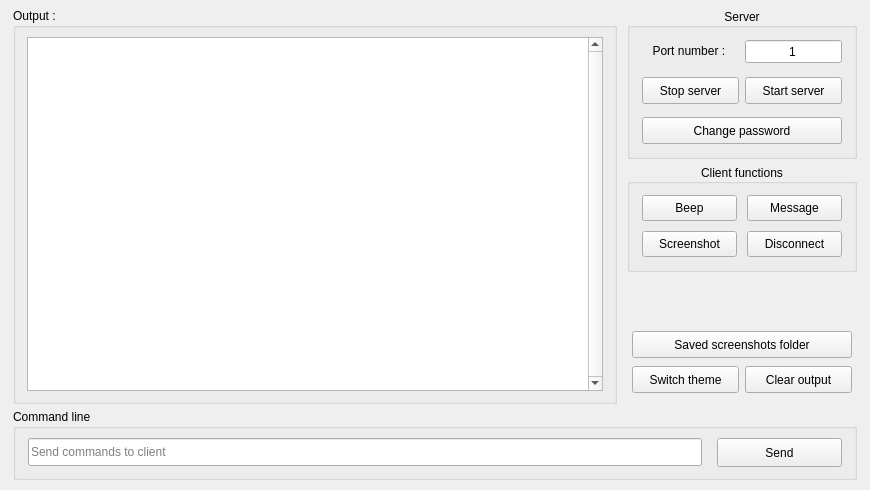
<?xml version="1.0" encoding="UTF-8"?>
<ui version="4.0">
 <class>MainWindowClass</class>
 <widget class="QMainWindow" name="MainWindowClass">
  <property name="geometry">
   <rect>
    <x>0</x>
    <y>0</y>
    <width>870</width>
    <height>490</height>
   </rect>
  </property>
  <property name="windowTitle">
   <string>Remote Command Line</string>
  </property>
  <property name="windowIcon">
   <iconset resource="resources.qrc">
    <normaloff>:/icons/resources/rcl-server.ico</normaloff>:/icons/resources/rcl-server.ico</iconset>
  </property>
  <property name="iconSize">
   <size>
    <width>32</width>
    <height>32</height>
   </size>
  </property>
  <widget class="QWidget" name="centralWidget">
   <property name="focusPolicy">
    <enum>Qt::FocusPolicy::StrongFocus</enum>
   </property>
   <layout class="QGridLayout" name="gridLayout">
    <property name="leftMargin">
     <number>13</number>
    </property>
    <property name="topMargin">
     <number>8</number>
    </property>
    <property name="rightMargin">
     <number>13</number>
    </property>
    <property name="bottomMargin">
     <number>10</number>
    </property>
    <property name="horizontalSpacing">
     <number>10</number>
    </property>
    <property name="verticalSpacing">
     <number>5</number>
    </property>
    <item row="3" column="1">
     <widget class="QWidget" name="widget_others" native="true">
      <property name="sizePolicy">
       <sizepolicy hsizetype="Expanding" vsizetype="Preferred">
        <horstretch>0</horstretch>
        <verstretch>0</verstretch>
       </sizepolicy>
      </property>
      <layout class="QGridLayout" name="gridLayout_4">
       <property name="leftMargin">
        <number>5</number>
       </property>
       <property name="rightMargin">
        <number>5</number>
       </property>
       <property name="verticalSpacing">
        <number>8</number>
       </property>
       <item row="2" column="1">
        <widget class="QPushButton" name="button_theme">
         <property name="sizePolicy">
          <sizepolicy hsizetype="Expanding" vsizetype="Fixed">
           <horstretch>0</horstretch>
           <verstretch>0</verstretch>
          </sizepolicy>
         </property>
         <property name="minimumSize">
          <size>
           <width>95</width>
           <height>27</height>
          </size>
         </property>
         <property name="focusPolicy">
          <enum>Qt::FocusPolicy::TabFocus</enum>
         </property>
         <property name="text">
          <string>Switch theme</string>
         </property>
        </widget>
       </item>
       <item row="2" column="2">
        <widget class="QPushButton" name="button_clear">
         <property name="sizePolicy">
          <sizepolicy hsizetype="Expanding" vsizetype="Fixed">
           <horstretch>0</horstretch>
           <verstretch>0</verstretch>
          </sizepolicy>
         </property>
         <property name="minimumSize">
          <size>
           <width>95</width>
           <height>27</height>
          </size>
         </property>
         <property name="focusPolicy">
          <enum>Qt::FocusPolicy::TabFocus</enum>
         </property>
         <property name="text">
          <string>Clear output</string>
         </property>
        </widget>
       </item>
       <item row="0" column="1" colspan="2">
        <widget class="QPushButton" name="button_folder">
         <property name="sizePolicy">
          <sizepolicy hsizetype="Expanding" vsizetype="Fixed">
           <horstretch>0</horstretch>
           <verstretch>0</verstretch>
          </sizepolicy>
         </property>
         <property name="minimumSize">
          <size>
           <width>0</width>
           <height>27</height>
          </size>
         </property>
         <property name="focusPolicy">
          <enum>Qt::FocusPolicy::TabFocus</enum>
         </property>
         <property name="text">
          <string>Saved screenshots folder</string>
         </property>
        </widget>
       </item>
      </layout>
     </widget>
    </item>
    <item row="0" column="1">
     <widget class="QGroupBox" name="group_server">
      <property name="sizePolicy">
       <sizepolicy hsizetype="Expanding" vsizetype="Preferred">
        <horstretch>0</horstretch>
        <verstretch>0</verstretch>
       </sizepolicy>
      </property>
      <property name="title">
       <string>Server</string>
      </property>
      <property name="alignment">
       <set>Qt::AlignmentFlag::AlignCenter</set>
      </property>
      <layout class="QGridLayout" name="gridLayout_3">
       <property name="leftMargin">
        <number>12</number>
       </property>
       <property name="topMargin">
        <number>11</number>
       </property>
       <property name="rightMargin">
        <number>12</number>
       </property>
       <property name="bottomMargin">
        <number>12</number>
       </property>
       <property name="verticalSpacing">
        <number>13</number>
       </property>
       <item row="3" column="0" colspan="2">
        <widget class="QPushButton" name="button_change_pswd">
         <property name="sizePolicy">
          <sizepolicy hsizetype="Expanding" vsizetype="Fixed">
           <horstretch>0</horstretch>
           <verstretch>0</verstretch>
          </sizepolicy>
         </property>
         <property name="minimumSize">
          <size>
           <width>0</width>
           <height>27</height>
          </size>
         </property>
         <property name="focusPolicy">
          <enum>Qt::FocusPolicy::TabFocus</enum>
         </property>
         <property name="text">
          <string>Change password</string>
         </property>
        </widget>
       </item>
       <item row="0" column="0">
        <widget class="QLabel" name="label_port">
         <property name="sizePolicy">
          <sizepolicy hsizetype="Expanding" vsizetype="Fixed">
           <horstretch>0</horstretch>
           <verstretch>0</verstretch>
          </sizepolicy>
         </property>
         <property name="text">
          <string>Port number : </string>
         </property>
         <property name="alignment">
          <set>Qt::AlignmentFlag::AlignCenter</set>
         </property>
         <property name="buddy">
          <cstring>spinbox_port</cstring>
         </property>
        </widget>
       </item>
       <item row="0" column="1">
        <widget class="QSpinBox" name="spinbox_port">
         <property name="sizePolicy">
          <sizepolicy hsizetype="Expanding" vsizetype="Fixed">
           <horstretch>0</horstretch>
           <verstretch>0</verstretch>
          </sizepolicy>
         </property>
         <property name="minimumSize">
          <size>
           <width>0</width>
           <height>25</height>
          </size>
         </property>
         <property name="cursor">
          <cursorShape>IBeamCursor</cursorShape>
         </property>
         <property name="frame">
          <bool>true</bool>
         </property>
         <property name="alignment">
          <set>Qt::AlignmentFlag::AlignCenter</set>
         </property>
         <property name="buttonSymbols">
          <enum>QAbstractSpinBox::ButtonSymbols::NoButtons</enum>
         </property>
         <property name="correctionMode">
          <enum>QAbstractSpinBox::CorrectionMode::CorrectToNearestValue</enum>
         </property>
         <property name="minimum">
          <number>1</number>
         </property>
         <property name="maximum">
          <number>65535</number>
         </property>
         <property name="singleStep">
          <number>5</number>
         </property>
        </widget>
       </item>
       <item row="2" column="0">
        <widget class="QPushButton" name="button_stop_server">
         <property name="sizePolicy">
          <sizepolicy hsizetype="Expanding" vsizetype="Fixed">
           <horstretch>0</horstretch>
           <verstretch>0</verstretch>
          </sizepolicy>
         </property>
         <property name="minimumSize">
          <size>
           <width>95</width>
           <height>27</height>
          </size>
         </property>
         <property name="cursor">
          <cursorShape>PointingHandCursor</cursorShape>
         </property>
         <property name="focusPolicy">
          <enum>Qt::FocusPolicy::TabFocus</enum>
         </property>
         <property name="text">
          <string>Stop server</string>
         </property>
        </widget>
       </item>
       <item row="2" column="1">
        <widget class="QPushButton" name="button_start_server">
         <property name="sizePolicy">
          <sizepolicy hsizetype="Expanding" vsizetype="Fixed">
           <horstretch>0</horstretch>
           <verstretch>0</verstretch>
          </sizepolicy>
         </property>
         <property name="minimumSize">
          <size>
           <width>95</width>
           <height>27</height>
          </size>
         </property>
         <property name="cursor">
          <cursorShape>PointingHandCursor</cursorShape>
         </property>
         <property name="focusPolicy">
          <enum>Qt::FocusPolicy::TabFocus</enum>
         </property>
         <property name="text">
          <string>Start server</string>
         </property>
        </widget>
       </item>
      </layout>
     </widget>
    </item>
    <item row="1" column="1">
     <widget class="QGroupBox" name="group_client_f">
      <property name="sizePolicy">
       <sizepolicy hsizetype="Expanding" vsizetype="Preferred">
        <horstretch>0</horstretch>
        <verstretch>0</verstretch>
       </sizepolicy>
      </property>
      <property name="title">
       <string>Client functions</string>
      </property>
      <property name="alignment">
       <set>Qt::AlignmentFlag::AlignCenter</set>
      </property>
      <layout class="QGridLayout" name="gridLayout_2">
       <property name="leftMargin">
        <number>12</number>
       </property>
       <property name="topMargin">
        <number>11</number>
       </property>
       <property name="rightMargin">
        <number>12</number>
       </property>
       <property name="bottomMargin">
        <number>12</number>
       </property>
       <property name="spacing">
        <number>10</number>
       </property>
       <item row="1" column="1">
        <widget class="QPushButton" name="button_ss">
         <property name="sizePolicy">
          <sizepolicy hsizetype="Expanding" vsizetype="Fixed">
           <horstretch>0</horstretch>
           <verstretch>0</verstretch>
          </sizepolicy>
         </property>
         <property name="minimumSize">
          <size>
           <width>95</width>
           <height>26</height>
          </size>
         </property>
         <property name="focusPolicy">
          <enum>Qt::FocusPolicy::TabFocus</enum>
         </property>
         <property name="text">
          <string>Screenshot</string>
         </property>
        </widget>
       </item>
       <item row="1" column="2">
        <widget class="QPushButton" name="button_disconnect">
         <property name="sizePolicy">
          <sizepolicy hsizetype="Expanding" vsizetype="Fixed">
           <horstretch>0</horstretch>
           <verstretch>0</verstretch>
          </sizepolicy>
         </property>
         <property name="minimumSize">
          <size>
           <width>95</width>
           <height>26</height>
          </size>
         </property>
         <property name="focusPolicy">
          <enum>Qt::FocusPolicy::TabFocus</enum>
         </property>
         <property name="text">
          <string>Disconnect</string>
         </property>
        </widget>
       </item>
       <item row="0" column="1">
        <widget class="QPushButton" name="button_beep">
         <property name="sizePolicy">
          <sizepolicy hsizetype="Expanding" vsizetype="Fixed">
           <horstretch>0</horstretch>
           <verstretch>0</verstretch>
          </sizepolicy>
         </property>
         <property name="minimumSize">
          <size>
           <width>95</width>
           <height>26</height>
          </size>
         </property>
         <property name="focusPolicy">
          <enum>Qt::FocusPolicy::TabFocus</enum>
         </property>
         <property name="text">
          <string>Beep</string>
         </property>
        </widget>
       </item>
       <item row="0" column="2">
        <widget class="QPushButton" name="button_message">
         <property name="sizePolicy">
          <sizepolicy hsizetype="Expanding" vsizetype="Fixed">
           <horstretch>0</horstretch>
           <verstretch>0</verstretch>
          </sizepolicy>
         </property>
         <property name="minimumSize">
          <size>
           <width>95</width>
           <height>26</height>
          </size>
         </property>
         <property name="focusPolicy">
          <enum>Qt::FocusPolicy::TabFocus</enum>
         </property>
         <property name="text">
          <string>Message</string>
         </property>
        </widget>
       </item>
      </layout>
     </widget>
    </item>
    <item row="0" column="0" rowspan="4">
     <widget class="QGroupBox" name="group_output">
      <property name="sizePolicy">
       <sizepolicy hsizetype="Expanding" vsizetype="Expanding">
        <horstretch>1</horstretch>
        <verstretch>0</verstretch>
       </sizepolicy>
      </property>
      <property name="title">
       <string>Output :</string>
      </property>
      <layout class="QVBoxLayout" name="verticalLayout">
       <property name="topMargin">
        <number>9</number>
       </property>
       <property name="bottomMargin">
        <number>10</number>
       </property>
       <item>
        <widget class="QTextEdit" name="text_output">
         <property name="minimumSize">
          <size>
           <width>115</width>
           <height>0</height>
          </size>
         </property>
         <property name="cursor" stdset="0">
          <cursorShape>IBeamCursor</cursorShape>
         </property>
         <property name="focusPolicy">
          <enum>Qt::FocusPolicy::StrongFocus</enum>
         </property>
         <property name="verticalScrollBarPolicy">
          <enum>Qt::ScrollBarPolicy::ScrollBarAlwaysOn</enum>
         </property>
         <property name="undoRedoEnabled">
          <bool>false</bool>
         </property>
         <property name="lineWrapMode">
          <enum>QTextEdit::LineWrapMode::NoWrap</enum>
         </property>
         <property name="readOnly">
          <bool>true</bool>
         </property>
         <property name="textInteractionFlags">
          <set>Qt::TextInteractionFlag::LinksAccessibleByMouse|Qt::TextInteractionFlag::TextSelectableByMouse</set>
         </property>
        </widget>
       </item>
      </layout>
     </widget>
    </item>
    <item row="4" column="0" colspan="2">
     <widget class="QGroupBox" name="group_cmd_line">
      <property name="sizePolicy">
       <sizepolicy hsizetype="Expanding" vsizetype="Preferred">
        <horstretch>0</horstretch>
        <verstretch>0</verstretch>
       </sizepolicy>
      </property>
      <property name="title">
       <string>Command line</string>
      </property>
      <layout class="QHBoxLayout" name="horizontalLayout">
       <property name="spacing">
        <number>15</number>
       </property>
       <property name="leftMargin">
        <number>12</number>
       </property>
       <property name="topMargin">
        <number>9</number>
       </property>
       <property name="rightMargin">
        <number>12</number>
       </property>
       <property name="bottomMargin">
        <number>10</number>
       </property>
       <item>
        <widget class="QLineEdit" name="edit_command">
         <property name="minimumSize">
          <size>
           <width>0</width>
           <height>28</height>
          </size>
         </property>
         <property name="focusPolicy">
          <enum>Qt::FocusPolicy::WheelFocus</enum>
         </property>
         <property name="inputMask">
          <string/>
         </property>
         <property name="text">
          <string/>
         </property>
         <property name="dragEnabled">
          <bool>true</bool>
         </property>
         <property name="placeholderText">
          <string>Send commands to client</string>
         </property>
         <property name="clearButtonEnabled">
          <bool>true</bool>
         </property>
        </widget>
       </item>
       <item>
        <widget class="QPushButton" name="button_send">
         <property name="sizePolicy">
          <sizepolicy hsizetype="Expanding" vsizetype="Fixed">
           <horstretch>0</horstretch>
           <verstretch>0</verstretch>
          </sizepolicy>
         </property>
         <property name="minimumSize">
          <size>
           <width>0</width>
           <height>29</height>
          </size>
         </property>
         <property name="maximumSize">
          <size>
           <width>125</width>
           <height>16777215</height>
          </size>
         </property>
         <property name="cursor">
          <cursorShape>PointingHandCursor</cursorShape>
         </property>
         <property name="focusPolicy">
          <enum>Qt::FocusPolicy::TabFocus</enum>
         </property>
         <property name="text">
          <string>Send</string>
         </property>
        </widget>
       </item>
      </layout>
     </widget>
    </item>
    <item row="2" column="1">
     <spacer name="verticalSpacer">
      <property name="orientation">
       <enum>Qt::Orientation::Vertical</enum>
      </property>
      <property name="sizeHint" stdset="0">
       <size>
        <width>20</width>
        <height>40</height>
       </size>
      </property>
     </spacer>
    </item>
   </layout>
  </widget>
 </widget>
 <layoutdefault spacing="6" margin="11"/>
 <tabstops>
  <tabstop>text_output</tabstop>
  <tabstop>spinbox_port</tabstop>
  <tabstop>button_stop_server</tabstop>
  <tabstop>button_start_server</tabstop>
  <tabstop>button_change_pswd</tabstop>
  <tabstop>button_beep</tabstop>
  <tabstop>button_message</tabstop>
  <tabstop>button_ss</tabstop>
  <tabstop>button_disconnect</tabstop>
  <tabstop>button_folder</tabstop>
  <tabstop>button_theme</tabstop>
  <tabstop>button_clear</tabstop>
  <tabstop>edit_command</tabstop>
  <tabstop>button_send</tabstop>
 </tabstops>
 <resources>
  <include location="resources.qrc"/>
 </resources>
 <connections/>
</ui>
